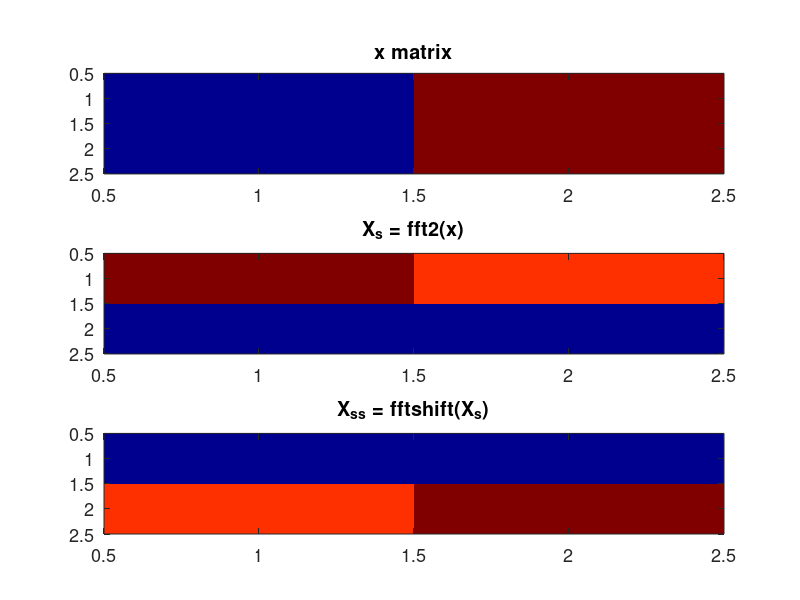
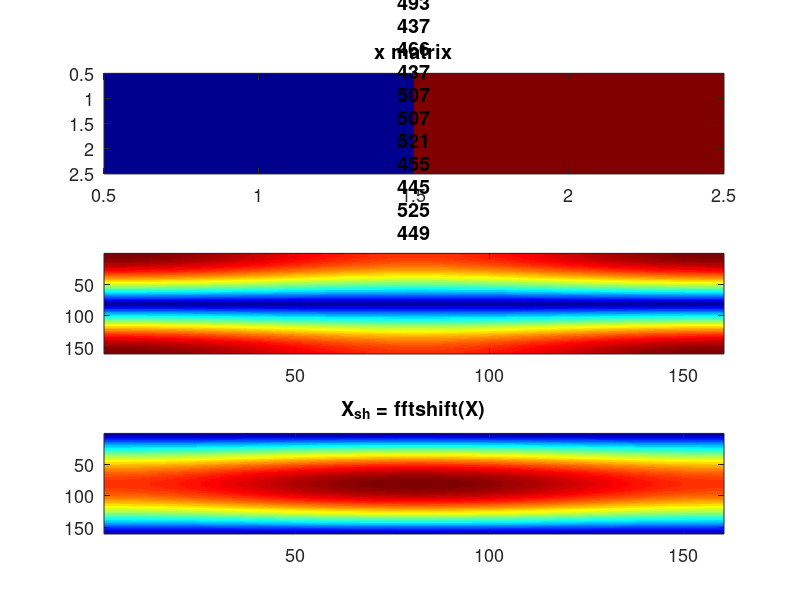
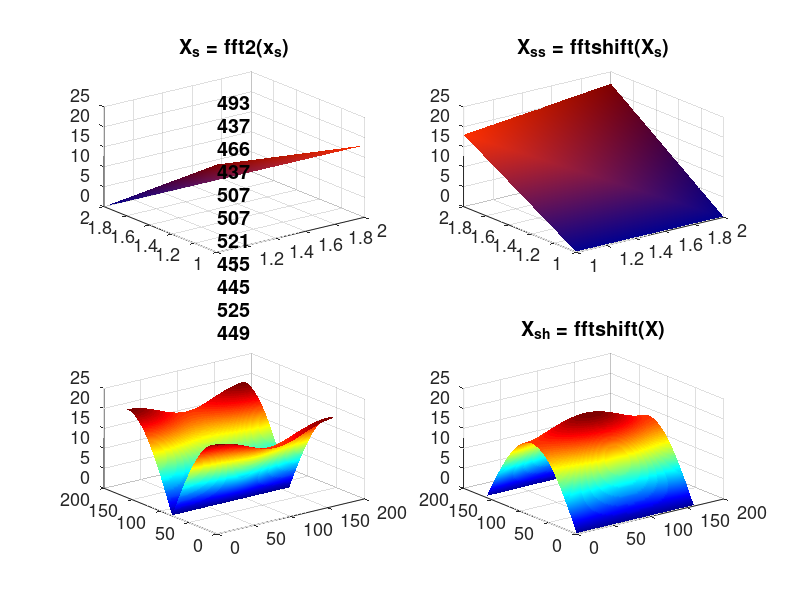

Recreate these plots in MATLAB, in order.
% file: e10_3_FFT2_SA_PA.m
% generate Ln by Ln line image x[m,n]
% take FFT2, plot with and without fftshift()
clear; close all; set(0,'defaultAxesFontSize',13); fpv =[100 400 300 900]; % parameters for plots
Ln = 2;    % Side length of input image
 
x = ones(Ln); % array of ones Ln by Ln
s = size(x);
x(:,s(end)) = 10  %column of 10s
%x(round(Ln/4)+1:3*round(Ln/4),round(Ln/4)+1:3*round(Ln/4)) = 10* ones(round(Ln/2),round(Ln/2))  % square of 10s

Xs = fft2(x) % Ln points only, fft2 
Xss = fftshift(Xs)
figure('position',fpv), subplot(3,1,1),imagesc(x), colormap(jet), title('x matrix')
subplot(3,1,2), imagesc(abs(Xs)), title("X_s = fft2(x)")
subplot(3,1,3), imagesc(abs(Xss)), title("X_{ss} = fftshift(X_s)")

% calculate the intermediate 1-D column FFTs to show the intermediate results
Xi = fft(x) % fft(x) (instead of fft2(x)) just does individual 1-D ffts on columns

lenFFT = 80*Ln; % increase FFT2 resolution for prettier plots
X = (abs(fft2(x,lenFFT,lenFFT))); %DSFT of x matrix. Pads x matrix with zeros to size of lenFFT
figure('position',fpv), subplot(3,1,1),imagesc(x), colormap(jet), title('x matrix')
subplot(3,1,2), imagesc(X), title("X = fft2(x,"+lenFFT+","+lenFFT+")")
Xsh = fftshift(X); %DSFT of x matrix. Pads x matrix with zeros to size of lenFFT
subplot(3,1,3), imagesc(Xsh), title("X_{sh} = fftshift(X)")

fpv3 =[100 400 700 700];
figure('position',fpv3), 
subplot(2,2,1), surf(abs(Xs)), colormap(jet), shading interp, title("X_s = fft2(x_s)") % plot spectra as 3-D surfaces
subplot(2,2,2), surf(abs(Xss)), colormap(jet), shading interp, title("X_{ss} = fftshift(X_s)") 
subplot(2,2,3), surf(abs(X)), colormap(jet), shading interp, title("X = fft2(x,"+lenFFT+","+lenFFT+")") 
subplot(2,2,4), surf(abs(Xsh)), colormap(jet), shading interp, title("X_{sh} = fftshift(X)")    


